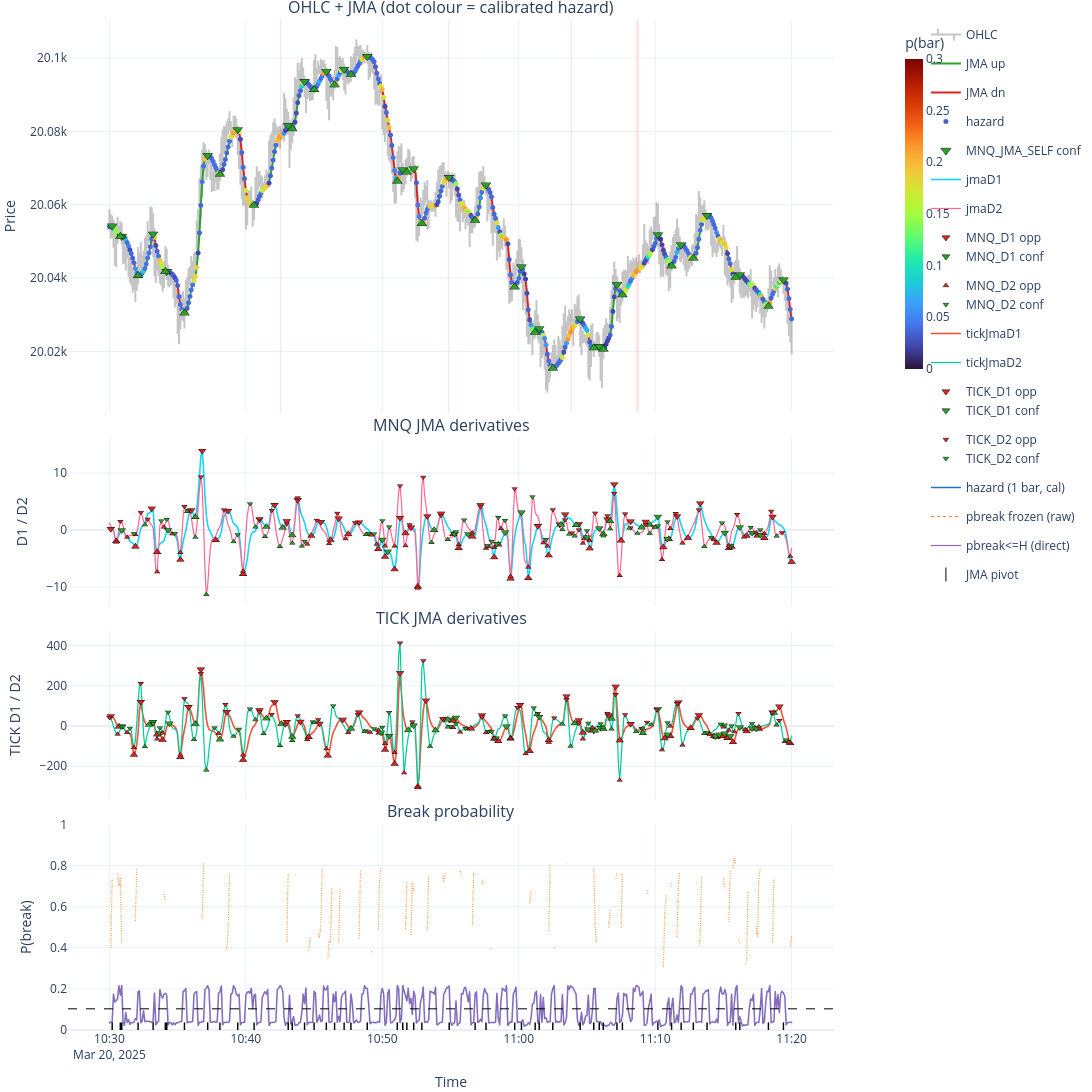

Notebook cell for this chart:
### Code cell
fig = plot_day_hawkes(d, ev, t_from="10:30", t_to="11:20")
add_hazard_bands(fig, d[(d.timestamp.dt.time >= pd.Timestamp("10:30").time()) &
                        (d.timestamp.dt.time <= pd.Timestamp("11:20").time())], thresh=0.204)
fig.show()
